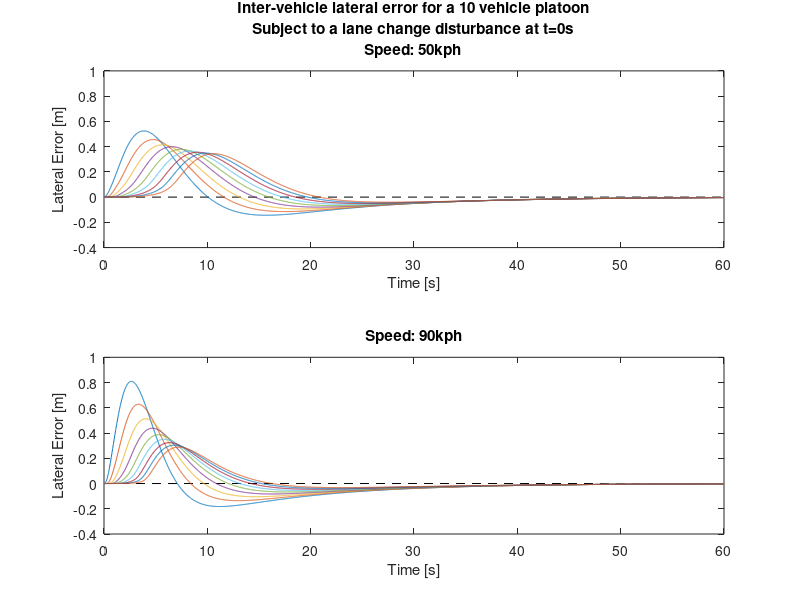

MATLAB code to generate this figure: (Note: this script raises an error after producing the figure.)
%% Straight figure
f = figure;
subplot(2,1,1);

load LateralErrorAt50kph

time = Errors.time;
lateralError = Errors.signals(3).values;

tmin = 90;
tmax = 150;
idx = time > tmin & time < tmax;

time = time(idx) - tmin;
lateralError = lateralError(idx,:);

peaks50 = max(lateralError);

plot([0 max(time)], [0 0], 'k--')
hold on;
plot(time,lateralError);
title({'Inter-vehicle lateral error for a 10 vehicle platoon' 'Subject to a lane change disturbance at t=0s' 'Speed: 50kph'});
xlabel('Time [s]');
ylabel('Lateral Error [m]');
axis([0 60 -0.4 1]);
subplot(2,1,2);

load LateralErrorAt90kph

time = Errors.time;
lateralError = Errors.signals(3).values;

tmin = 90;
tmax = 150;
idx = time > tmin & time < tmax;

time = time(idx) - tmin;
lateralError = lateralError(idx,:);

peaks90 = max(lateralError);


plot([0 max(time)], [0 0], 'k--')
hold on;
plot(time,lateralError);
title('Speed: 90kph');
xlabel('Time [s]');
ylabel('Lateral Error [m]');
axis([0 60 -0.4 1]);
f.Position(4) = f.Position(4)*1.5;
f.Position(2) = f.Position(2)/2;

%% Damping with speed

speeds = int32(50:5:90) ;

for i=1:length(speeds)
    load(['data/LateralControlAt' num2str(speeds(i)) 'kph.mat']);
    time = Errors.time;
    lateralError = Errors.signals(3).values;

    tmin = 120;
    tmax = 180;
    idx = time > tmin & time < tmax;
    lateralError = lateralError(idx,:);
    peaks = max(lateralError);
    peaksAll(i,:) = peaks;
    for j=2:length(peaks)
        peaksNormalised(i,j-1) = peaks(j)/peaks(j-1);
    end
end
figure
plot(peaksNormalised');



 %% Steady state turn
f = figure;
load LateralErrorAt50kph_SSTurn

time = Errors.time;
lateralError = Errors.signals(3).values;

tmin = 180;
tmax = 300;
idx = time > tmin & time < tmax;

time = time(idx) - tmin;
lateralError = lateralError(idx,:);

plot([0 max(time)], [0 0], 'k--')
hold on;
plot([60 60], [-0.6 0.6], 'k:')
plot(time,lateralError); %-repmat(lateralError(1,:),[length(lateralError), 1])
title({'Inter-vehicle lateral error for a 10 vehicle platoon' 'Subject to lane change disturbances during steady state cornering' 'Speed: 50kph'});
xlabel('Time [s]');
ylabel('Lateral Error [m]');
text(95,0.2,{'Manouver in' 'direction of corner'},'HorizontalAlignment','center');
text(35,-0.3,{'Manouver away from' 'direction of corner'},'HorizontalAlignment','center');
f.Position(3) = f.Position(3)*2;
